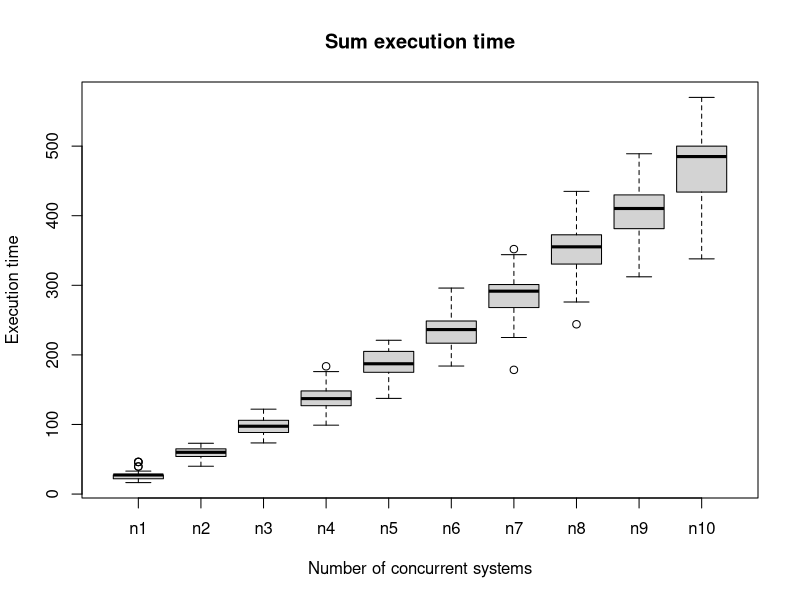

Generate this figure with R:
pdf("results.pdf")
data <- read.table(file = 'results.txt',sep = '\t',header = TRUE,stringsAsFactors = FALSE, row.names=NULL) 
boxplot(data, main = "Sum execution time", xlab = "Number of concurrent systems", ylab = "Execution time")
dev.off()